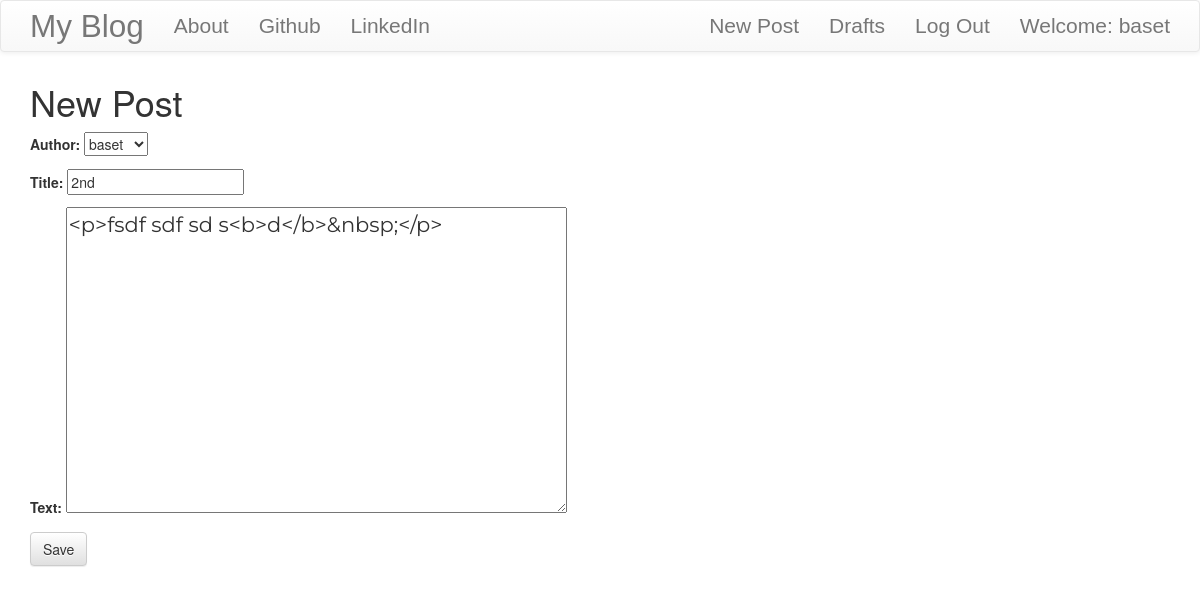
Screenshot of /post/2/edit/ (signed in) with the database file from the repository.
### blog_app/models.py (models this page shows, shortened)
class Post(models.Model):
    author = models.ForeignKey('auth.User', on_delete=models.CASCADE)
    title = models.CharField(max_length=200)
    text = models.TextField()
    create_date = models.DateTimeField(default=timezone.now)
    published_date = models.DateTimeField(blank=True, null=True)

### blog_app/views.py (the view)
# urls.py: url(r'^post/(?P<pk>\d+)/edit/$', views.PostUpdateView.as_view(), name='post_edit'),
class PostUpdateView(LoginRequiredMixin, UpdateView):
    login_url = '/login/'
    redirect_field_name = 'blog_app/post_detail.html'
    form_class = PostFrom
    model = Post

### blog_app/forms.py
class PostFrom(forms.ModelForm):
    class Meta():
        model = Post
        fields = ('author', 'title', 'text')
        widgets = {
            'title': forms.TextInput(attrs={'class': 'textinputclass'}),
            'text': forms.Textarea(attrs={'class':'editable medium-editor-textarea postcontent'})
        }

### blog_app/templates/blog_app/post_form.html (shortened to what this page needs)
{% extends 'blog_app/base.html' %}
{% block content %}
    <h1>New Post</h1>
    <form class="post-form" method="POST" action="">
        {{ form.as_p }}
        <button type="submit" class="save btn btn-default">Save</button>
    </form>
{% endblock %}

### blog_app/templates/blog_app/base.html (shortened to what this page needs)
{% load static %}
<!DOCTYPE html>
<html lang="en">
<head>
    <link rel="stylesheet" href="https://maxcdn.bootstrapcdn.com/bootstrap/3.3.7/css/bootstrap.min.css"
>
    <link rel="stylesheet" href="https://maxcdn.bootstrapcdn.com/bootstrap/3.3.7/css/bootstrap-theme.min.css"
>
    <link rel="stylesheet" href="//cdn.jsdelivr.net/npm/medium-editor@latest/dist/css/medium-editor.min.css"
          type="text/css" media="screen" charset="utf-8">
    <link rel="stylesheet" href="{% static 'css/blog.css' %}">
</head>
<body class="loader">
<nav class="navbar navbar-default techfont custom-navbar">
    <div class="container">
        <ul class="nav navbar-nav">
            <li><a class="navbar-brand bigbrand" href="{% url 'post_list' %}"> My Blog</a></li>
            <li><a href="{% url 'about' %}">About</a></li>
            <li><a href="#">Github</a></li>
            <li><a href="#">LinkedIn</a></li>
        </ul>
        <ul class="nav navbar-nav navbar-right">
            {% if user.is_authenticated %}
            <li>
                <a href="{% url 'post_new' %}">New Post</a>
            </li>
            <li>
                <a href="{% url 'post_draft_list' %}">Drafts</a>
            </li>
            <li>
                <a href="{% url 'logout' %}">Log Out</a>
            </li>
            <li>
                <a>Welcome: {{ user.username }}</a>
            </li>
            {% else %}
            <li><a class="nav navbar-right" href="{% url 'login' %}"><span class="glyphicon glyphicon-user"></span></a></li>
            {% endif %}
        </ul>
    </div>
</nav>
    <div class="content container">
        <div class="row">
            <div class="col-md-8">
                <div class="blog_posts">
                    {% block content %}
                    {% endblock %}
                </div>
            </div>
        </div>
    </div>
</body>
</html>

### blog_app/static/css/blog.css (style rules this page uses)
.techfont { font-family: 'Russo One', sans-serif; font-size: 1.5em; margin-bottom: 10px; }
.bigbrand { font-size: 1.5em; }
.postcontent { font-family: 'Montserrat'; font-size: 1.5em; }
.loader { filter: hue-rotate(0deg); color: linear-gradient(45deg, #0f8, #08f); animation: hue 10000ms infinite linear; }

### rows the page displays
Post: author "baset", title "2nd", text "<p>fsdf sdf sd s<b>d</b>&nbsp;</p>"

### other values shown
{{ user.username }} "baset"
